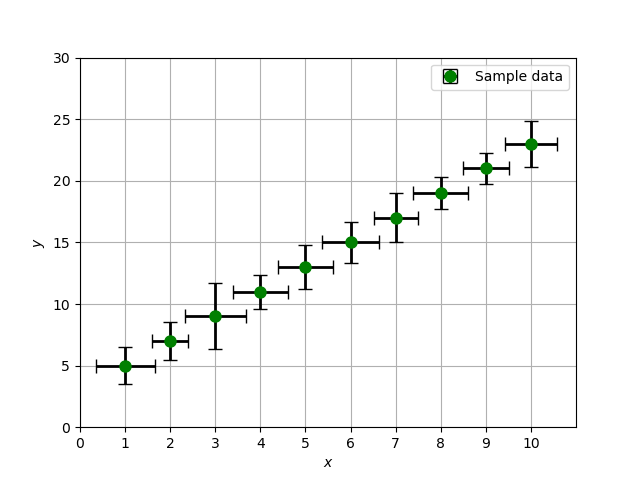

Write Python code to recreate this figure.
#!/usr/pkg/bin/python3.9

#
# Time-stamp: <2023/03/02 13:49:03 (CST) daisuke>
#

# importing numpy module
import numpy

# importing matplotlib module
import matplotlib.backends.backend_agg
import matplotlib.figure

# data to be plotted
data_x = numpy.linspace (1.0, 10.0, 10)
data_y = 2.0 * data_x + 3.0

# generating random numbers for errors of y-value
rng = numpy.random.default_rng ()
data_x_err = rng.uniform (0.3, 0.7, 10)
data_y_err = rng.uniform (1.0, 3.0, 10)

# output file name
file_output = 'advobs202302_s03_04_01.png'

# making a fig object
fig = matplotlib.figure.Figure ()

# making a canvas object
canvas = matplotlib.backends.backend_agg.FigureCanvasAgg (fig)

# making an axes object
ax = fig.add_subplot (111)

# making a plot using object-oriented interface
ax.errorbar (data_x, data_y, xerr=data_x_err, yerr=data_y_err,
             linestyle='None', marker='o', markersize=8.0, color='green', \
             elinewidth=2.0, ecolor='black', capsize=5.0, \
             label='Sample data')

# setting ranges of x-axis and y-axis
ax.set_xlim (0.0, +11.0)
ax.set_ylim (0.0, +30.0)

# setting labels for x-axis and y-axis
ax.set_xlabel ('$x$')
ax.set_ylabel ('$y$')

# setting ticks
ax.set_xticks (numpy.linspace (0.0, +10.0, 11))
ax.set_yticks (numpy.linspace (0.0, +30.0, 7))

# showing grid
ax.grid ()

# adding legend to the plot
ax.legend ()

# saving a plot as a file
fig.savefig (file_output)
